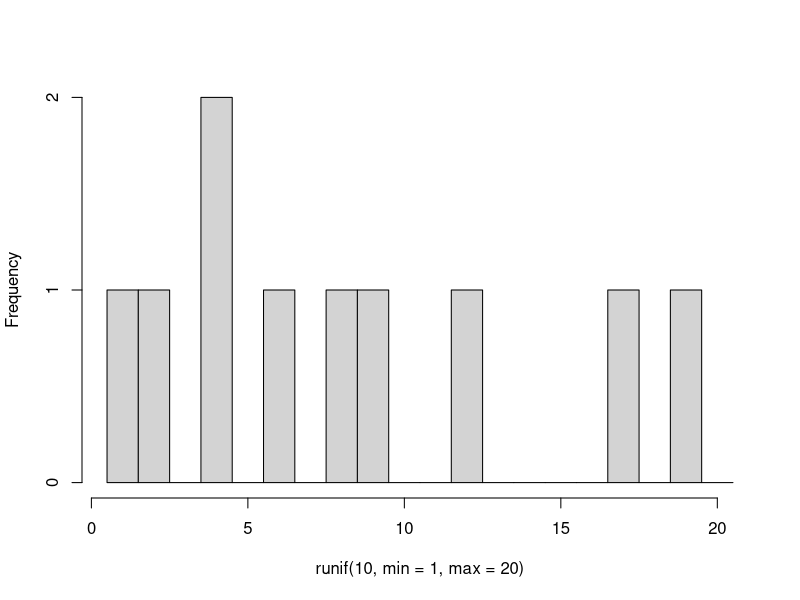
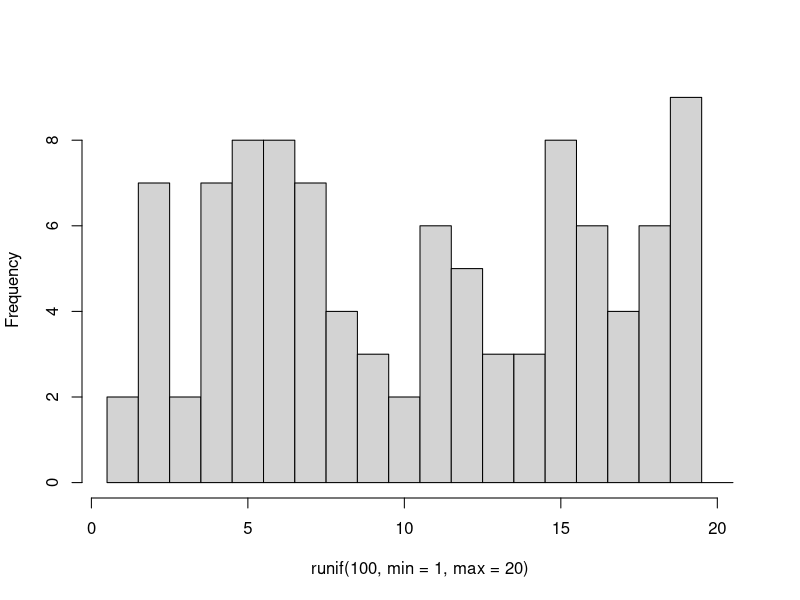
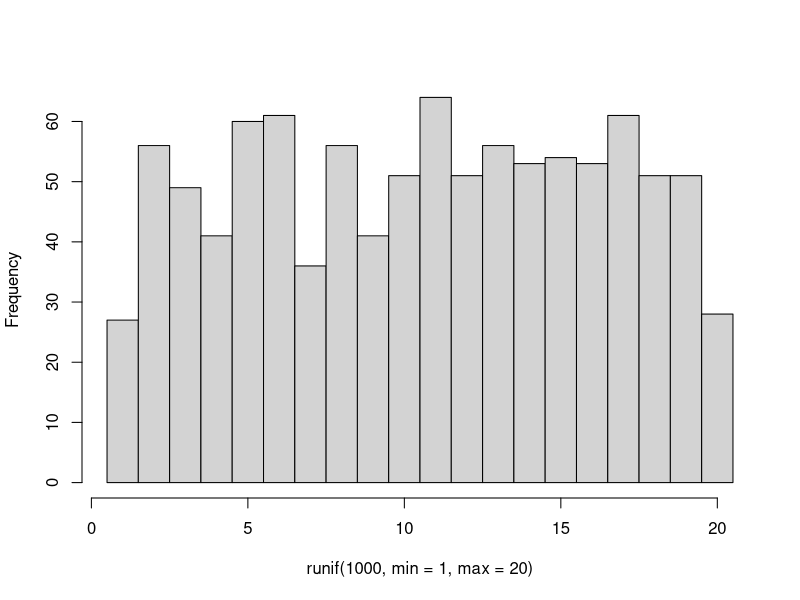
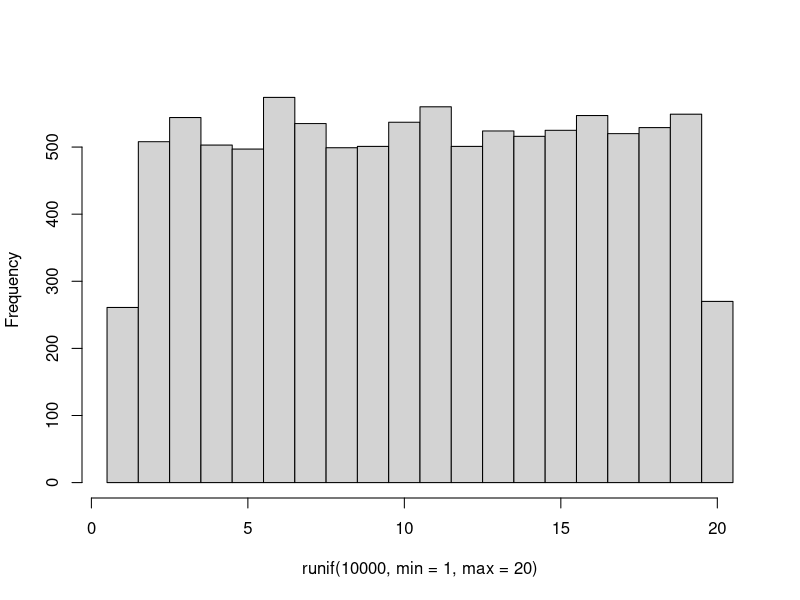
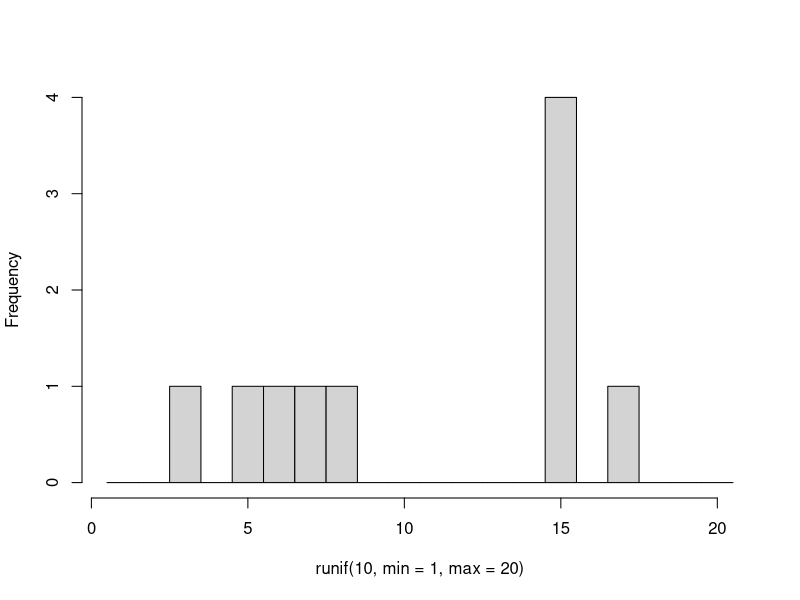
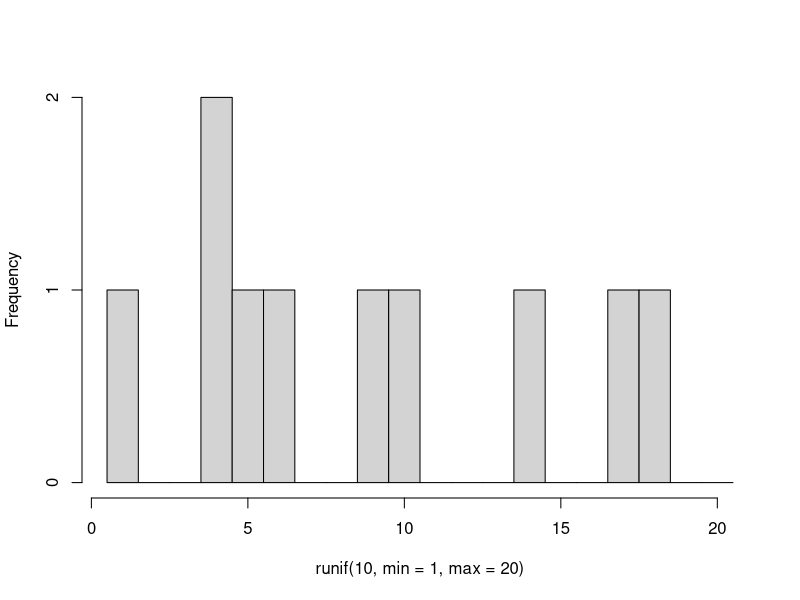
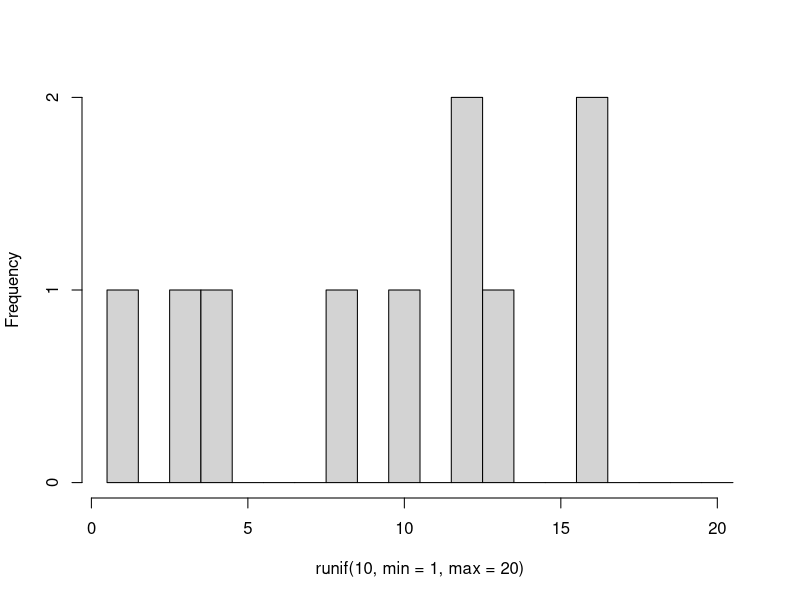
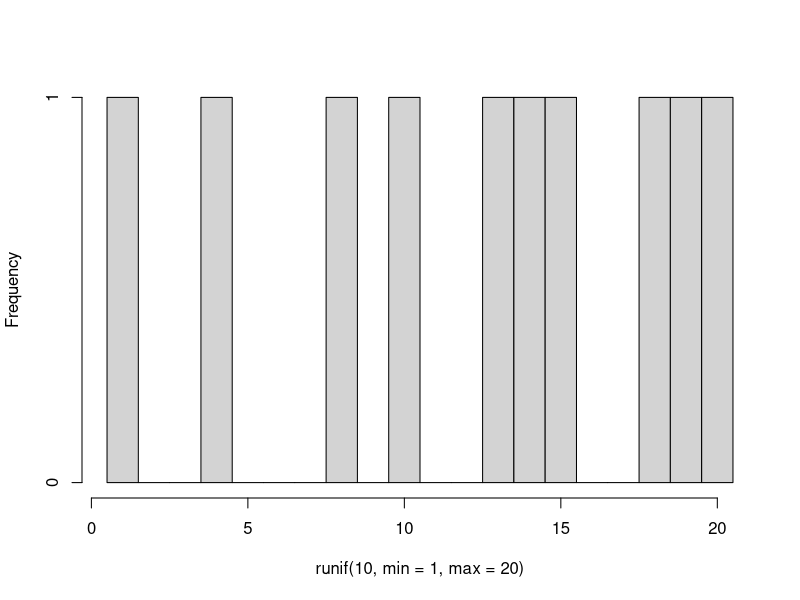

R code for these plots, in order:
## ---- chunk 1

runif(1, min = 6, max = 9)

runif(10, min = 4, max = 20)

## ---- chunk 2

floor(runif(1, min = 1, max = 6))

## ---- chunk 3
#| layout-ncol: 2
#| fig-cap: 
#|   - "10 rolls"
#|   - "100 rolls"
#|   - "1000 rolls" 
#|   - "10000 rolls"
#| echo: false

hist(runif(10, min = 1, max = 20), breaks = seq(from = 0.5, to = 20.5), main = NULL)
hist(runif(100, min = 1, max = 20), breaks = seq(from = 0.5, to = 20.5), main = NULL)
hist(runif(1000, min = 1, max = 20), breaks = seq(from = 0.5, to = 20.5), main = NULL)
hist(runif(10000, min = 1, max = 20), breaks = seq(from = 0.5, to = 20.5), main = NULL)

## ---- chunk 4
#| layout-ncol: 5
#| echo: false

for (i in seq_along(1:10)) {
  hist(runif(10, min = 1, max = 20), breaks = seq(from = 0.5, to = 20.5), main = NULL)
}

## ---- chunk 5

rnorm(5)

rnorm(5, mean = 50, sd = 5)

## ---- chunk 6
#| layout-ncol: 2
#| fig-cap: 
#|   - "10 draws"
#|   - "100 draws"
#|   - "1000 draws" 
#|   - "10000 draws"
#| echo: false

hist(rnorm(10, mean = 50, sd = 5), main = NULL)
hist(rnorm(100, mean = 50, sd = 5), main = NULL)
hist(rnorm(1000, mean = 50, sd = 5), main = NULL)
hist(rnorm(10000, mean = 50, sd = 5), main = NULL)

## ---- chunk 7
#| layout-ncol: 5
#| echo: false

for (i in seq_along(1:10)) {
  hist(rnorm(50, mean = 50, sd = 5), main = NULL)
}

